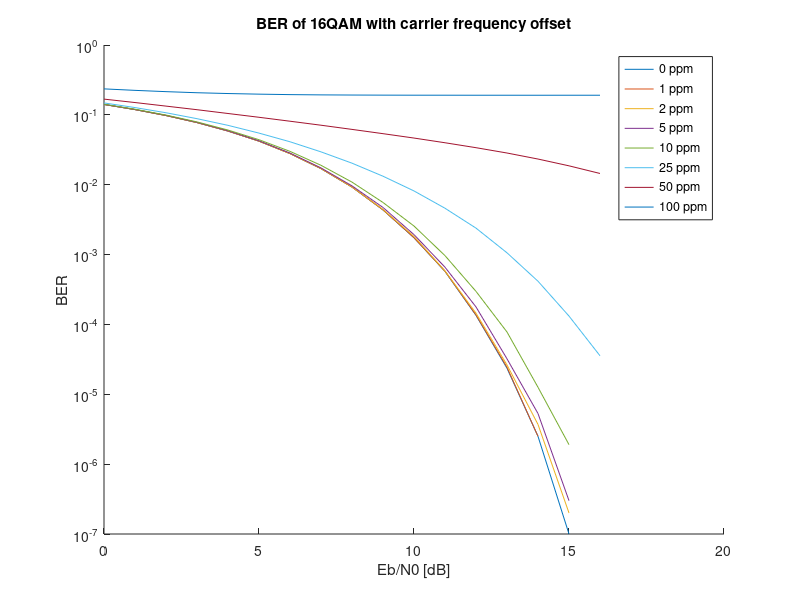
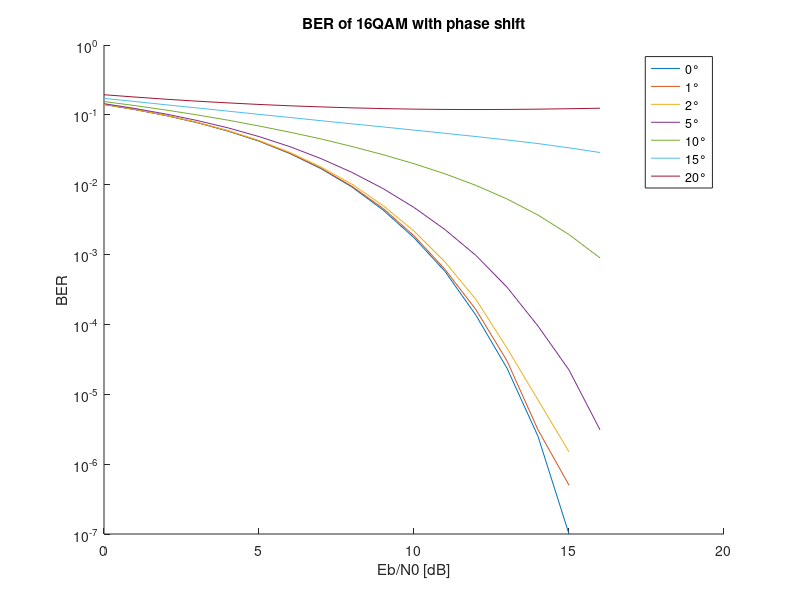
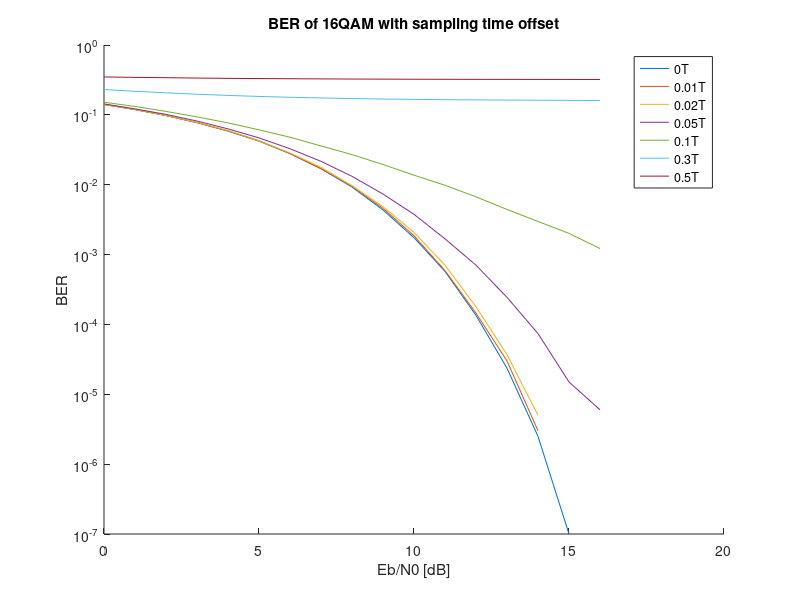

Write MATLAB code to recreate these figures, in order.
close all
clear
clc

%% QAM 16

BER_QAM16 = [0.140937800000000
0.118920500000000
0.0977003000000000
0.0774742000000000
0.0585825000000000
0.0420105000000000
0.0278816000000000
0.0169723000000000
0.00925680000000000
0.00435560000000000
0.00174410000000000
0.000574200000000000
0.000135000000000000
2.36000000000000e-05
2.50000000000000e-06
1.00000000000000e-07
0];

%% CFO

BER_CFO1 = [0.140936600000000
0.118944300000000
0.0977287000000000
0.0775092000000000
0.0585949000000000
0.0420368000000000
0.0279128000000000
0.0170037000000000
0.00927160000000000
0.00437050000000000
0.00174660000000000
0.000578400000000000
0.000136800000000000
2.44000000000000e-05
2.50000000000000e-06
0
0];

BER_CFO2 = [0.141078000000000
0.119109100000000
0.0978804000000000
0.0775217000000000
0.0587947000000000
0.0420696000000000
0.0279465000000000
0.0170717000000000
0.00930700000000000
0.00441870000000000
0.00182000000000000
0.000582400000000000
0.000144800000000000
2.63000000000000e-05
3.70000000000000e-06
2.00000000000000e-07
0];

BER_CFO5 = [0.141050700000000
0.119249000000000
0.0982665000000000
0.0779845000000000
0.0590670000000000
0.0424699000000000
0.0283758000000000
0.0173888000000000
0.00963470000000000
0.00472460000000000
0.00192920000000000
0.000659200000000000
0.000178100000000000
3.22000000000000e-05
5.30000000000000e-06
3.00000000000000e-07
0];

BER_CFO10 = [0.142117800000000
0.120361900000000
0.0993495000000000
0.0792605000000000
0.0606325000000000
0.0440762000000000
0.0300243000000000
0.0189642000000000
0.0108957000000000
0.00556830000000000
0.00256190000000000
0.000965700000000000
0.000297300000000000
7.79000000000000e-05
1.26000000000000e-05
1.90000000000000e-06
0];

BER_CFO25 = [0.148258200000000
0.127159100000000
0.107203800000000
0.0881823000000000
0.0707701000000000
0.0548103000000000
0.0411971000000000
0.0295307000000000
0.0203393000000000
0.0132358000000000
0.00814420000000000
0.00460440000000000
0.00239130000000000
0.00106000000000000
0.000415300000000000
0.000131700000000000
3.56000000000000e-05];

BER_CFO50 = [0.168056900000000
0.150097500000000
0.133450400000000
0.118533100000000
0.104588500000000
0.0923205000000000
0.0810932000000000
0.0710804000000000
0.0619328000000000
0.0538019000000000
0.0465575000000000
0.0398829000000000
0.0338899000000000
0.0284341000000000
0.0233105000000000
0.0186357000000000
0.0144894000000000];

BER_CFO100 = [0.235466800000000
0.224223300000000
0.214939900000000
0.207367700000000
0.201956200000000
0.197892700000000
0.194884400000000
0.193186100000000
0.192206000000000
0.191581200000000
0.191224600000000
0.191142700000000
0.190963000000000
0.190962800000000
0.190893500000000
0.190980300000000
0.190950400000000];





figure
hold on
plot(0:16, BER_QAM16)
plot(0:16, BER_CFO1)
plot(0:16, BER_CFO2)
plot(0:16, BER_CFO5)
plot(0:16, BER_CFO10)
plot(0:16, BER_CFO25)
plot(0:16, BER_CFO50)
plot(0:16, BER_CFO100)
set(gca, 'YScale', 'log')
ylabel("BER")
xlabel("Eb/N0 [dB]")
title('BER of 16QAM with carrier frequency offset')
legend('0 ppm', '1 ppm', '2 ppm', '5 ppm', '10 ppm', '25 ppm', '50 ppm', '100 ppm')

%% phase offset

BER_PHASE1 = [0.141121800000000
0.119196600000000
0.0980856000000000
0.0778208000000000
0.0589854000000000
0.0424014000000000
0.0282035000000000
0.0172569000000000
0.00947700000000000
0.00459480000000000
0.00186030000000000
0.000613900000000000
0.000162400000000000
3.01000000000000e-05
3.10000000000000e-06
5.00000000000000e-07
0];

BER_PHASE2 = [0.141705000000000
0.119896400000000
0.0984260000000000
0.0784229000000000
0.0596136000000000
0.0429775000000000
0.0289682000000000
0.0179519000000000
0.0101739000000000
0.00504600000000000
0.00217110000000000
0.000784300000000000
0.000227100000000000
4.59000000000000e-05
8.30000000000000e-06
1.50000000000000e-06
0];

BER_PHASE5 = [0.144599600000000
0.123370400000000
0.102706000000000
0.0831326000000000
0.0651587000000000
0.0488910000000000
0.0350169000000000
0.0236469000000000
0.0149975000000000
0.00881950000000000
0.00472720000000000
0.00227780000000000
0.000970300000000000
0.000341600000000000
9.48000000000000e-05
2.23000000000000e-05
3.10000000000000e-06];

BER_PHASE10 = [0.155348800000000
0.135638600000000
0.117135400000000
0.0999879000000000
0.0839537000000000
0.0692989000000000
0.0564432000000000
0.0452431000000000
0.0352470000000000
0.0269359000000000
0.0200018000000000
0.0143151000000000
0.00977230000000000
0.00625900000000000
0.00368170000000000
0.00193530000000000
0.000895400000000000];

BER_PHASE15 = [0.172171300000000
0.155124800000000
0.139390000000000
0.125655700000000
0.113104300000000
0.101561900000000
0.0917737000000000
0.0824818000000000
0.0743703000000000
0.0672082000000000
0.0605203000000000
0.0544956000000000
0.0489143000000000
0.0437515000000000
0.0388172000000000
0.0337306000000000
0.0289085000000000];

BER_PHASE20 = [0.194108700000000
0.179935200000000
0.167451800000000
0.157031400000000
0.148374900000000
0.140932700000000
0.134792700000000
0.130036400000000
0.125998100000000
0.123010800000000
0.120781500000000
0.119515700000000
0.119178500000000
0.119577500000000
0.120679800000000
0.122431800000000
0.124469100000000];


figure
hold on
plot(0:16, BER_QAM16)
plot(0:16, BER_PHASE1)
plot(0:16, BER_PHASE2)
plot(0:16, BER_PHASE5)
plot(0:16, BER_PHASE10)
plot(0:16, BER_PHASE15)
plot(0:16, BER_PHASE20)
set(gca, 'YScale', 'log')
ylabel("BER")
xlabel("Eb/N0 [dB]")
title('BER of 16QAM with phase shift')
legend('0°', '1°', '2°', '5°', '10°', '15°', '20°')
%% sample time offset

BER_STO0_01 = [0.140348000000000
0.119211000000000
0.0977840000000000
0.0773810000000000
0.0588410000000000
0.0426220000000000
0.0279610000000000
0.0169270000000000
0.00951700000000000
0.00458800000000000
0.00185800000000000
0.000589000000000000
0.000145000000000000
3.00000000000000e-05
3.00000000000000e-06
0
0];

BER_STO0_02 = [0.141325000000000
0.119479000000000
0.0979670000000000
0.0781170000000000
0.0598090000000000
0.0423380000000000
0.0284650000000000
0.0177660000000000
0.00967800000000000
0.00484700000000000
0.00207400000000000
0.000703000000000000
0.000179000000000000
3.70000000000000e-05
5.00000000000000e-06
0
0];

BER_STO0_05 = [0.143681000000000
0.121893000000000
0.101672000000000
0.0815780000000000
0.0630030000000000
0.0468210000000000
0.0327380000000000
0.0216110000000000
0.0131850000000000
0.00735200000000000
0.00376700000000000
0.00168000000000000
0.000705000000000000
0.000244000000000000
7.40000000000000e-05
1.50000000000000e-05
6.00000000000000e-06];

BER_STO0_1 = [0.151726000000000
0.131872000000000
0.112045000000000
0.0935330000000000
0.0767910000000000
0.0610720000000000
0.0478080000000000
0.0359050000000000
0.0270010000000000
0.0194660000000000
0.0136830000000000
0.00981400000000000
0.00670600000000000
0.00442400000000000
0.00298000000000000
0.00201200000000000
0.00122000000000000];

BER_STO0_3 = [0.230326000000000
0.217389000000000
0.207010000000000
0.197469000000000
0.189885000000000
0.183485000000000
0.178641000000000
0.174579000000000
0.171163000000000
0.168627000000000
0.166562000000000
0.164863000000000
0.163617000000000
0.162876000000000
0.162057000000000
0.161248000000000
0.160718000000000];

BER_STO0_5 = [0.348855000000000
0.344296000000000
0.340401000000000
0.336226000000000
0.333058000000000
0.330930000000000
0.328984000000000
0.327344000000000
0.325563000000000
0.324618000000000
0.323528000000000
0.322873000000000
0.322389000000000
0.321969000000000
0.321665000000000
0.321429000000000
0.320954000000000];


figure
hold on
plot(0:16, BER_QAM16)
plot(0:16, BER_STO0_01)
plot(0:16, BER_STO0_02)
plot(0:16, BER_STO0_05)
plot(0:16, BER_STO0_1)
plot(0:16, BER_STO0_3)
plot(0:16, BER_STO0_5)
set(gca, 'YScale', 'log')
ylabel("BER")
xlabel("Eb/N0 [dB]")
title('BER of 16QAM with sampling time offset')
legend('0T', '0.01T', '0.02T', '0.05T', '0.1T', '0.3T', '0.5T')



